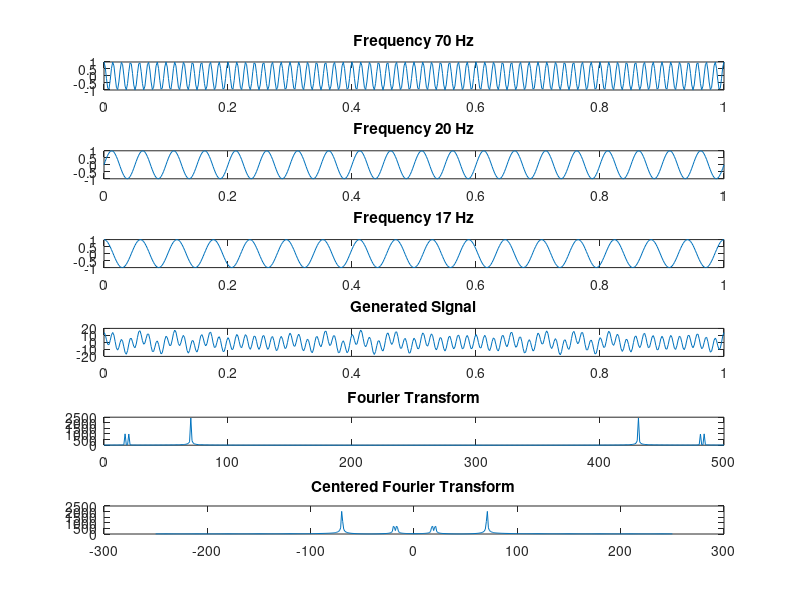

Write the MATLAB code that produced this figure.
%% Illustration of the Fourier concept
% Any signal can be represented by the linear sum of sinusoids
% 
% Anas Salah Eddin, 2017
%

Fs = 500;
x = [0:1/Fs:1];
DC = 0;
%Generate 3 random frequencies
f1 = randi(100);
f2 = randi(100);
f3 = randi(100);

%Generate functions 
y1 = cos(2*pi*x*f1);
y2 = sin(2*pi*x*f2);
y3 = cos(2*pi*x*f3);

%Sum the periodic functions
y = DC + randi(10) * y1 +randi(10) *  y2 +randi(10) *   y3;

figure; 
subplot(6,1,1); plot(x,y1);title(sprintf('Frequency %d Hz', f1));
subplot(6,1,2); plot(x,y2);title(sprintf('Frequency %d Hz', f2));
subplot(6,1,3); plot(x,y3);title(sprintf('Frequency %d Hz', f3));
subplot(6,1,4); plot(x,y); title('Generated Signal');

%% plotting (non-Centered) Fourier Transform of the summed signal

Y = fft(y);
Y = abs(Y); %Fourier Mag Spectrum
f = Fs * linspace(0,1,size(y,2));
subplot(6,1,5); plot(f, Y);title('Fourier Transform')

%% plotting (Centered) Fourier Transform of the summed signal

centered_y = zeros(size(y));
for i=1:size(y,2)    
    centered_y(i) = y(i) * (-1) .^ i;    
end
Y = fft(centered_y);
Y = abs(Y); %Fourier Mag Spectrum
f = Fs * linspace(-.5,.5,size(y,2));
subplot(6,1,6); plot(f, Y);title('Centered Fourier Transform')



